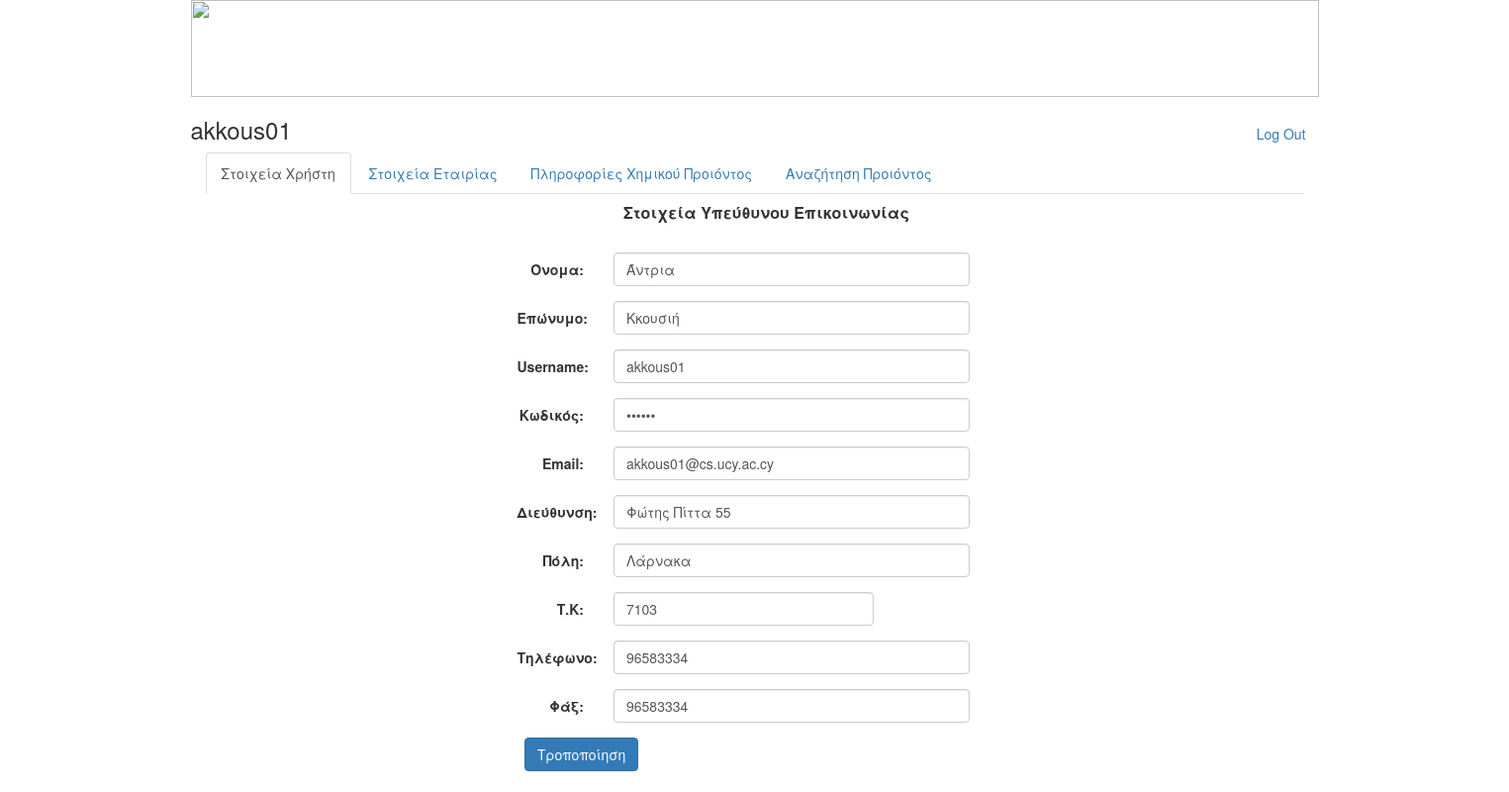
The page /User/Paraskevastis/profile.php on the database its author committed.
### tables this page shows
CREATE TABLE IF NOT EXISTS `comperson` (
  `Name` varchar(30) NOT NULL,
  `Company` varchar(100) DEFAULT NULL,
  `Surname` varchar(30) NOT NULL,
  `Address` varchar(30) NOT NULL,
  `Telephone` int(10) NOT NULL,
  `Fax` int(10) DEFAULT NULL,
  `Email` varchar(50) NOT NULL,
  `PostCode` int(6) NOT NULL,
  `City` varchar(15) NOT NULL,
  `type` int(1) NOT NULL
);

CREATE TABLE IF NOT EXISTS `users` (
  `Username` varchar(8) NOT NULL,
  `Password` varchar(8) NOT NULL,
  `Comperson` int(10) NOT NULL
);

### User/Paraskevastis/prosthiki.php (called while the page is built, shortened)
<?php include '../GeneralForms/proion/stixiaProiontosForm.php';?>
<?php include '../GeneralForms/ousies/stixiaChimikonOusion.php';?>

### User/GeneralForms/findUser.php (called while the page is built, shortened)
<?php
$user=$_SESSION["username"];
$user_tel="";
include "../../connectToDBforRead.php";
$result=mysql_query("SELECT U.* FROM Users  U WHERE U.Username='".$user."'" , $con);
$row = mysql_fetch_array($result);
while ($row){
    $user_pass = $row["Password"];
    $user_tel= $row['Comperson'];
    $row = mysql_fetch_array($result);
}
$result=mysql_query("SELECT C.* FROM Comperson C WHERE C.Telephone='".$user_tel."'" , $con);
$row = mysql_fetch_array($result);
while ($row){
    $user_name=$row['Name'];
    $user_surname=$row['Surname'];
    $user_email=$row['Email'];
    $user_address=$row['Address'];
    $user_city =$row['City'];
    $user_pc=$row['PostCode'];
    $user_fax=$row['Fax'];
    $row = mysql_fetch_array($result);
}
?>

### User/GeneralForms/stixia_xristi.php (the view)
<div class="col-md-12" style="align: center">
    <div class="col-md-3"></div>
    <div class="col-md-5">
<div class="container">
            <div class="panel-heading ">
                <h2 class="panel-title col-sm-offset-1"><strong>Στοιχεία Υπεύθυνου Επικοινωνίας</strong></h2>
            </div>
            <br>
            <form class="form-horizontal" role="form" name="user-data-form" id="user-data-form">
                <div class="form-group">
                    <label class="control-label col-sm-1" for="user-name">Όνομα:</label>
                    <div class="col-sm-4">
                        <input type="text" class="form-control" name="user-name" id="user-name" value="<?php echo $user_name?>" />
                    </div>
                </div>
                <div class="form-group">
                    <label class="control-label col-sm-1" for="user-surname">Επώνυμο:</label>
                    <div class="col-sm-4">
                        <input type="text" class="form-control" name="user-surname" id="user-surname" value="<?php echo $user_surname?>"/>
                    </div>
                </div>
                <div class="form-group">
                    <label class="control-label col-sm-1" for="user-username">Username:</label>
                    <div class="col-sm-4">
                        <input type="text" class="form-control" name="user-username" id="user-username" value="<?php echo $user?>" />
                    </div>
                </div>
                <div class="form-group">
                    <label class="control-label col-sm-1" for="user-password">Κωδικός:</label>
                    <div class="col-sm-4">
                        <input type="password" class="form-control" name="user-password" id="user-password" value="<?php echo $user_pass?>"/>
                    </div>
                </div>
                <div class="form-group">
                    <label class="control-label col-sm-1" for="user-email">Email:</label>
                    <div class="col-sm-4">
                        <input type="email" class="form-control" name="user-email" id="user-email" value="<?php echo $user_email?>" />
                    </div>
                </div>
                <div class="form-group">
                    <label class="control-label col-sm-1" for="user-address">Διεύθυνση:</label>
                    <div class="col-sm-4">
                        <input type="text" class="form-control" name="user-address" id="user-address" value="<?php echo $user_address ?>"  />
                    </div>
                </div>
                <div class="form-group">
                    <label class="control-label col-sm-1" for="user-city">Πόλη:</label>
                    <div class="col-sm-4">
                        <input type="text" class="form-control" name="user-city" id="user-city" value="<?php echo $user_city ?>"/>
                    </div>
                </div>
                <div class="form-group">
                    <label class="control-label col-sm-1" for="user-pc">Τ.Κ:</label>
                    <div class="col-sm-3">
                        <input type="number" class="form-control" name="user-pc" id="user-pc" value="<?php echo $user_pc ?>" />
                    </div>
                </div>
                <div class="form-group">
                    <label class="control-label col-sm-1" for="user-phone">Τηλέφωνο:</label>
                    <div class="col-sm-4">
                        <input type="number" class="form-control" name="user-phone" id="user-phone" value="<?php echo $user_tel ?>" />
                    </div>
                </div>
                <div class="form-group">
                    <label class="control-label col-sm-1" for="user-fax">Φάξ:</label>
                    <div class="col-sm-4">
                        <input type="number" class="form-control" name="user-fax" id="user-fax" value="<?php echo $user_fax ?>" />
                    </div>
                </div>
            </form>
        </div>
        <div class="row">
            <div class="form-group">
                <div class="col-sm-offset-1">
                    <button type="submit" name="submit" class="btn btn-primary" >Τροποποίηση</button>
                </div>
            </div>
        </div>
    </div>
</div>

### User/Paraskevastis/profile.php (shortened to what this page needs)
<?php
include "../GeneralForms/findUser.php";
?>
<!DOCTYPE html>
<html>
<head>
    <link href="//maxcdn.bootstrapcdn.com/bootstrap/3.3.4/css/bootstrap.min.css" rel="stylesheet">
    <link href="../../css/style.css" rel="stylesheet">
    <link href="../../css/custom.css" rel="stylesheet" media="screen">
    <link rel="stylesheet" href="http://netdna.bootstrapcdn.com/font-awesome/4.0.3/css/font-awesome.min.css">
    <link href="../../css/prettify.css" rel="stylesheet">
    <link href="https://rawgithub.com/hayageek/jquery-upload-file/master/css/uploadfile.css" rel="stylesheet">
</head>
<body style="overflow:visible;height:100%;">
<div class="container">
    <div class="row clearfix">
        <div class="col-md-12 column">
            <img src="../../images/banner_gr_Laa.png" width="100%" height="98">
        </div>
    </div>
    <div class="row clearfix">
        <div class="col-md-4 column">
            <h3><?php echo $_SESSION["username"]; ?></h3>
        </div>
        <div class="col-md-8 column" style="text-align: right"><h3></h3><button type="button" class="btn btn-link" onclick="location.href='../../login/login.php'">Log Out</button></div>
    </div>
    <div class="col-md-12 column">
        <div role="tabpanel" >
            <ul class="nav nav-tabs" role="tablist" id="tabsProfile">
                <li id="stixiaLi" role="presentation" class="active"><a id="stixiaTab" href="#stixia" aria-controls="stixia" role="tab" data-toggle="tab">Στοιχεία Χρήστη</a></li>
                <li id="stixiaEteriasLi" role="presentation" style="display: block"><a id="stixiaEteriasTab" href="#stixiaEterias" aria-controls="stixiaEterias" role="tab" data-toggle="tab">Στοιχεία Εταιρίας</a></li>
                <li id="prosthikiLi" role="presentation"><a id="prosthikiTab" href="#prosthiki" aria-controls="prosthiki" role="tab" data-toggle="tab">Πληροφορίες Χημικού Προιόντος</a></li>
                <li id="anazitisiLi"role="presentation"><a id="anazitisiTab" href="#anazitisi" aria-controls="anazitisi" role="tab" data-toggle="tab">Αναζήτηση Προιόντος</a></li>
            </ul>
            <div class="tab-content" style="height:100%">
                <div role="tabpanel" class="tab-pane active" id="stixia"><?php include '../GeneralForms/stixia_xristi.php';?></div>
                <div role="tabpanel" class="tab-pane" id="prosthiki"><?php include 'prosthiki.php';?></div>
            </div>
        </div>
    </div>
</div>
</body>
</html>

### User/GeneralForms/proion/stixiaProiontosForm.php (shortened to what this page needs)
<link rel="stylesheet" href="../../css/bootstrap-multiselect.css" />

### User/GeneralForms/ousies/stixiaChimikonOusion.php (shortened to what this page needs)
<link rel="stylesheet" href="../../css/bootstrap-multiselect.css" />

### rows shown on the page
comperson: user-name "Άντρια", user-surname "Κκουσιή", user-email "akkous01@cs.ucy.ac.cy", user-address "Φώτης Πίττα 55", user-city "Λάρνακα", user-pc "7103", user-fax "96583334"
users: user-phone "96583334"

### other values the page prints
$_SESSION["username"] "akkous01"
